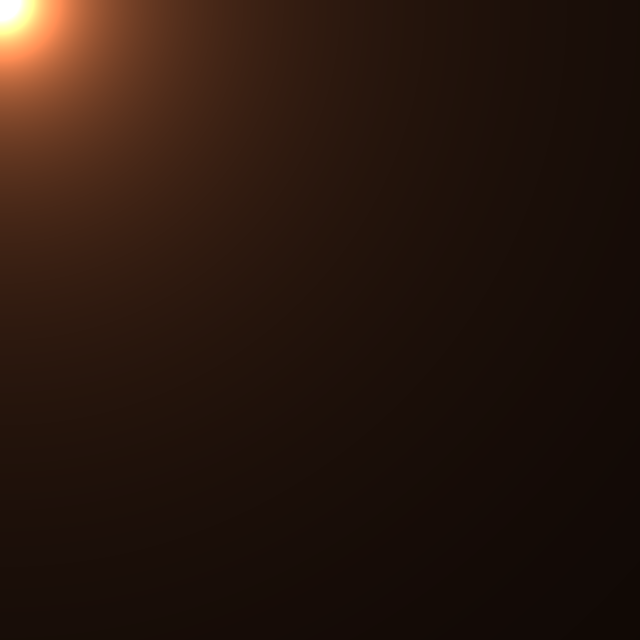
Frame 1 (no input)
Frame 60 (the mouse pressed at the canvas centre just before this capture): identical to frame 1, image omitted
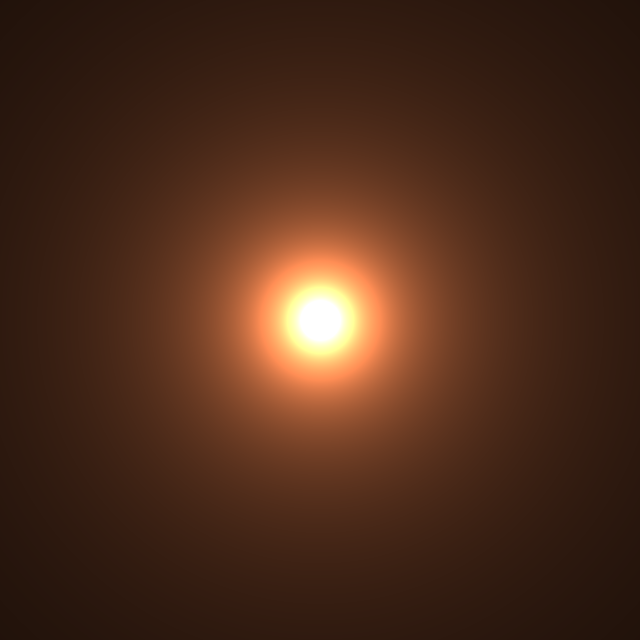
Frame 120 (the mouse held since frame 60 and released just before this capture)

The Processing sketch that drew these frames (run headless with seeded random() and noise(); from frame 60 on, the mouse is pressed at the canvas centre):

// Processing sketch: glowingOrb
// ── glowingOrb.pde
void setup() {
  size(640, 640);
}

void draw() {
  loadPixels();
  for (int y=0; y<height; y++) {
    for (int x=0; x<width; x++) {
      float d = dist(x, y, mouseX, mouseY); // just change from this abs(y-mouseY) for circle
      if (d>0)d=1/d; //don't divide by zero
      else d=1;
      float radius = .015; //number between 0 & 1 mostly, smaller is larger size
      d = map(d, 0, radius, 0, 255);
      pixels[x+y*width]=color(d*.9, d*.5, d*.3);
    }
  }
  updatePixels();
}
